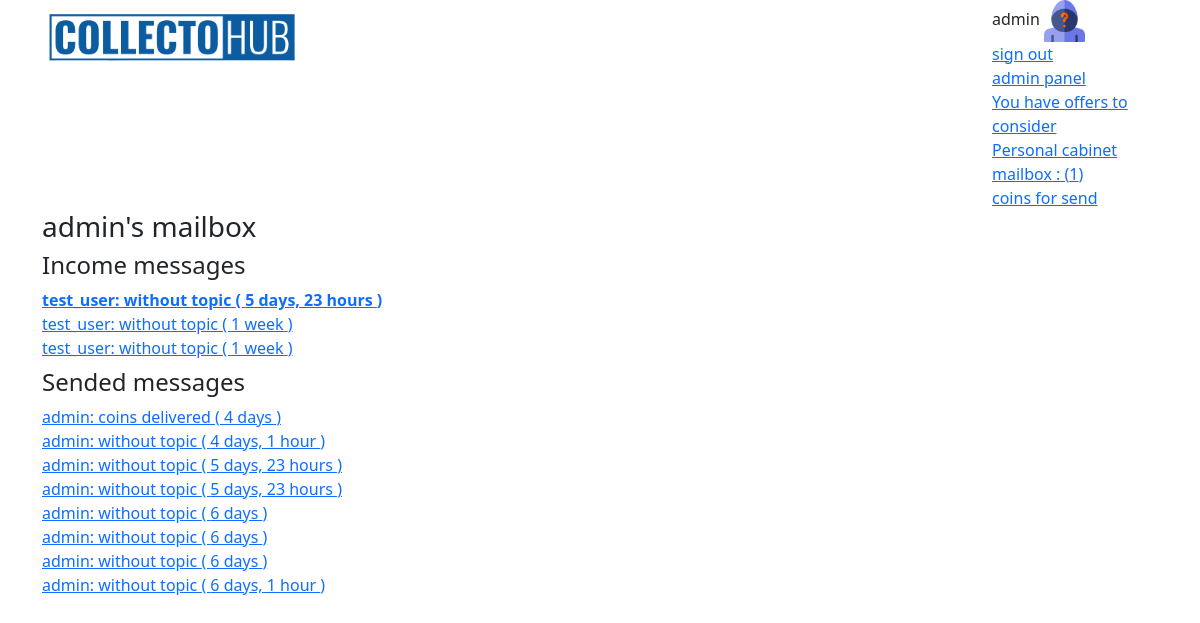
Screenshot of /user/mailbox/1/ (signed in) with the database file from the repository.
### coins/models.py (models this page shows, shortened)
class UserProfile(models.Model):
    user = models.OneToOneField(User, related_name='profile', on_delete=models.CASCADE)
    user_pic = models.ImageField(blank=True, upload_to='coins/user_pic/')
    phone = models.CharField(max_length=20)
    postcode = models.CharField(max_length=10)
    addres = models.CharField(max_length=150)
    city =  models.CharField(max_length=20)
    def has_multi_offers_under_consideration(self):
        offers = MultiOffer.objects.filter(responder=self.user, status='c')
        return offers.exists()
    def unread_messages_count(self):
        return self.user.received_messages.filter(is_read=False).count()

class Message(models.Model):
    text = models.TextField()
    author = models.ForeignKey(User, related_name="created_messages", on_delete=models.CASCADE)
    recipient = models.ForeignKey(User, related_name="received_messages", on_delete=models.CASCADE)
    created = models.DateTimeField(auto_now_add=True)
    is_read = models.BooleanField(default=False)
    topic = models.CharField(default='without topic', max_length=128)
    def __str__(self):
        return f"{self.author}: {self.topic}"
    class Meta:
        ordering = ['-created']

### coins/views.py (the view)
# urls.py: path('user/mailbox/<int:pk>/', views.MailBox.as_view(), name='user-mail-box'),
class MailBox(DetailView):
    model = User
    template_name = 'coins/mail_box.html'
    context_object_name = 'owner'

### coins/templates/coins/mail_box.html (shortened to what this page needs)
{% extends 'coins/base.html' %}
{% block content %}
<h3>{{ owner }}'s mailbox</h3>
    <h4> Income messages </h4>
    {% for message in owner.received_messages.all %}
    <div>
        <a href="{% url 'coins:message-detail' pk=message.id %}
        " class="
        {% if not message.is_read %}
            fw-bold
        {% endif %}
        ">
        {{ message }} ( {{ message.created|timesince }} )
        </a>
    </div>
    {% endfor %}
    <h4 class="mt-2"> Sended messages </h4>
    {% for message in owner.created_messages.all %}
    <div>
        <a href="{% url 'coins:message-detail' pk=message.id %}
        " class="
        ">
        {{ message }} ( {{ message.created|timesince }} )
        </a>
    </div>
    {% endfor %}
{% endblock %}

### coins/templates/coins/base.html (shortened to what this page needs)
<!DOCTYPE html>
{% load static %}
<html lang="en">
  <head>
    <link
      href="https://cdn.jsdelivr.net/npm/bootstrap@5.3.3/dist/css/bootstrap.min.css"
      rel="stylesheet"
    />
    <link
      rel="stylesheet"
      href="https://cdnjs.cloudflare.com/ajax/libs/font-awesome/6.6.0/css/all.min.css"
    />
  </head>
  <body>
    <div class="container">
      <div class="row justify-content-between">
        <div class="col-3">
          <a href="{% url 'coins:index'%}">
            <img
              class="w-100"
              src="{% static 'coins/img/coins.png' %}"
              alt="logo"
            />
          </a>
        </div>
        <div class="col-2">
          {% if user.is_authenticated %} {{ user }}
          <img class="w-25" src="{{ user.profile.user_pic.url }}" alt="logo" />
          <br />
          <a href="{% url 'coins:sign-out' %}"> sign out </a>
          {% if user.is_staff %}
          <br />
          <a href="/admin/" target="_blank"> admin panel </a>
          {% endif %}
          {% if user.profile.has_multi_offers_under_consideration %}
          <br />
          <a href="{% url 'coins:user-offers' %}">
            You have offers to consider
          </a>
          {% endif %}
          <br>
          <a href="{% url 'coins:user-cabinet' pk=user.id %}">Personal cabinet</a>
          <br>
            <a href="{% url 'coins:user-mail-box' pk=user.id %}">
              mailbox
              {% if user.profile.unread_messages_count %}
              : ({{ user.profile.unread_messages_count }})
              {% endif %}
            </a>
          {% if user.is_superuser %}
          <div>
              <a href="{% url 'coins:coins-to-send' %}">
                  coins for send
              </a>
          </div>
          {% endif %}
          {% endif %}
        </div>
      </div>
      {% block content %}{% endblock %}
    </div>
  </body>
</html>

### rows the page displays
Message: author+topic "test_user: without topic", created "5 days, 23 hours"
Message: author+topic "test_user: without topic", created "1 week"
Message: author+topic "test_user: without topic", created "1 week"
Message: author+topic "admin: coins delivered", created "4 days"
Message: author+topic "admin: without topic", created "4 days, 1 hour"
Message: author+topic "admin: without topic", created "5 days, 23 hours"
Message: author+topic "admin: without topic", created "5 days, 23 hours"
Message: author+topic "admin: without topic", created "6 days"
Message: author+topic "admin: without topic", created "6 days"
Message: author+topic "admin: without topic", created "6 days"
Message: author+topic "admin: without topic", created "6 days, 1 hour"

### other values shown
{{ user }} "admin"
{{ user.profile.unread_messages_count }} "1"
{{ owner }} "admin"
